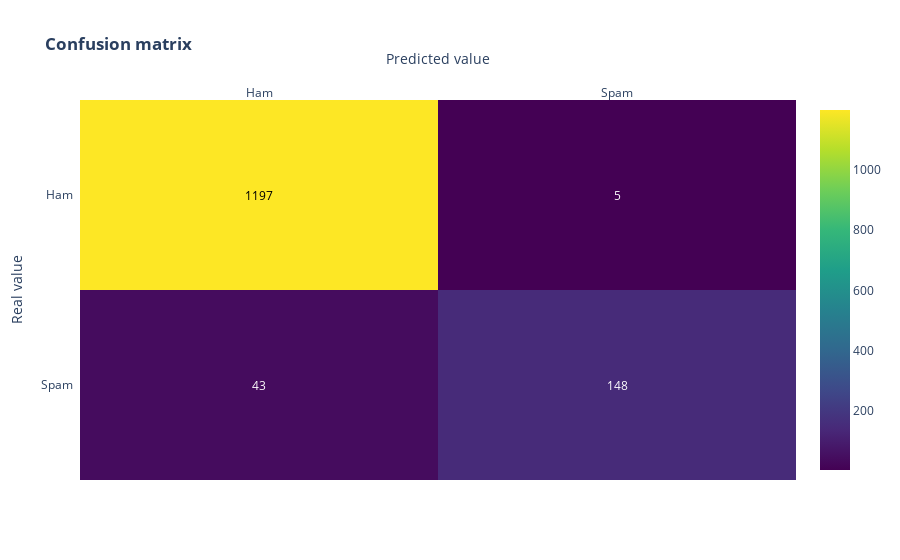

Notebook source saved alongside this figure:
### Code cell
# Fit the pipeline with the data
pipe.fit(x_train, y_train)

y_pred_class = pipe.predict(x_test)
y_pred_train = pipe.predict(x_train)

print('Train: {}'.format(metrics.accuracy_score(y_train, y_pred_train)))
print('Test: {}'.format(metrics.accuracy_score(y_test, y_pred_class)))

conf_matrix(metrics.confusion_matrix(y_test, y_pred_class))

### Figure 1 — Plotly figure (JSON) as saved in the notebook; plotly's stock layout.template omitted (floating-point values rounded to 4 significant figures)
{"data": [{"colorscale": [[0, "#440154"], [0.1111, "#482878"], [0.2222, "#3e4989"], [0.3333, "#31688e"], [0.4444, "#26828e"], [0.5556, "#1f9e89"], [0.6667, "#35b779"], [0.7778, "#6ece58"], [0.8889, "#b5de2b"], [1, "#fde725"]], "reversescale": false, "showscale": true, "type": "heatmap", "x": ["Ham", "Spam"], "y": ["Spam", "Ham"], "z": [[43, 148], [1197, 5]]}], "layout": {"annotations": [{"font": {"color": "#FFFFFF"}, "showarrow": false, "text": "43", "x": "Ham", "xref": "x", "y": "Spam", "yref": "y"}, {"font": {"color": "#FFFFFF"}, "showarrow": false, "text": "148", "x": "Spam", "xref": "x", "y": "Spam", "yref": "y"}, {"font": {"color": "#000000"}, "showarrow": false, "text": "1197", "x": "Ham", "xref": "x", "y": "Ham", "yref": "y"}, {"font": {"color": "#FFFFFF"}, "showarrow": false, "text": "5", "x": "Spam", "xref": "x", "y": "Ham", "yref": "y"}], "autosize": true, "title": {"text": "<b>Confusion matrix</b>"}, "xaxis": {"autorange": true, "dtick": 1, "gridcolor": "rgb(0, 0, 0)", "range": [-0.5, 1.5], "side": "top", "ticks": "", "title": {"text": "Predicted value"}, "type": "category"}, "yaxis": {"autorange": true, "dtick": 1, "range": [-0.5, 1.5], "ticks": "", "ticksuffix": "  ", "title": {"text": "Real value"}, "type": "category"}}}
